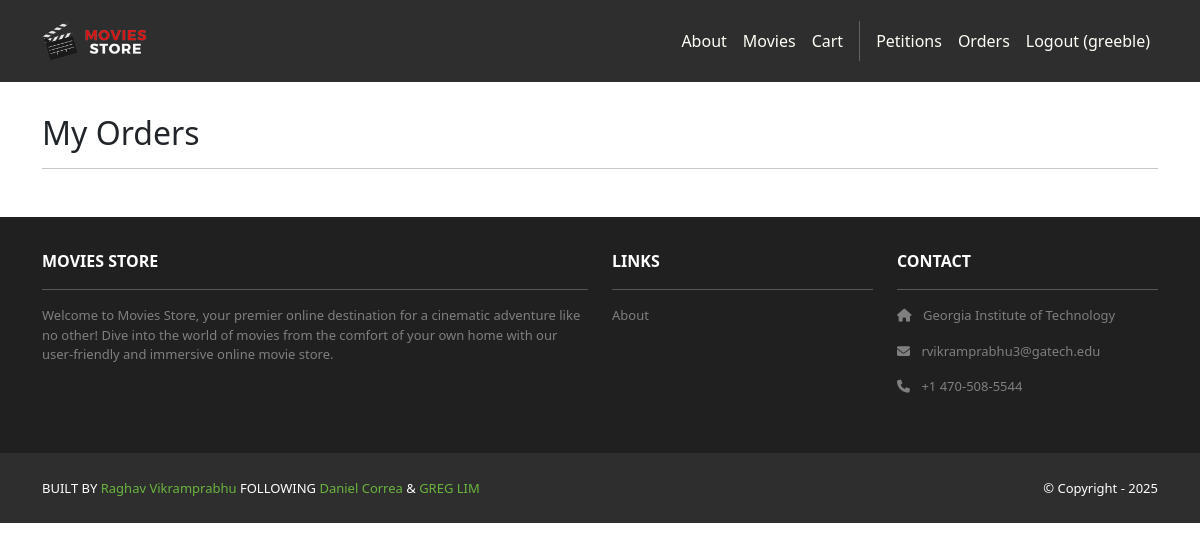
The page /accounts/orders/ (signed in) on the database as committed earlier.
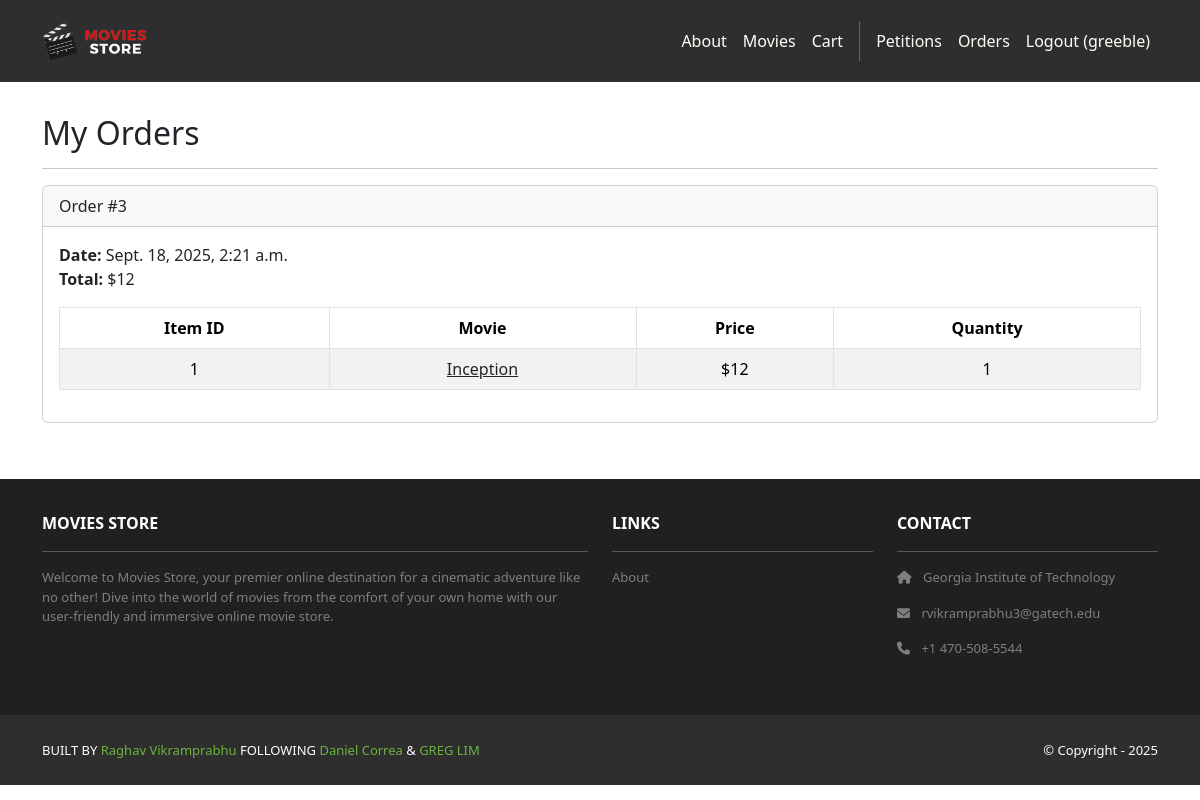
The same page on the database as committed later.
### cart/models.py (models this page shows, shortened)
class Order(models.Model):
    id = models.AutoField(primary_key=True)
    total = models.IntegerField()
    date = models.DateTimeField(auto_now_add=True)
    user = models.ForeignKey(User, on_delete=models.CASCADE)

class Item(models.Model):
    id = models.AutoField(primary_key=True)
    price = models.IntegerField()
    quantity = models.IntegerField()
    order = models.ForeignKey(Order, on_delete=models.CASCADE)
    movie = models.ForeignKey(Movie, on_delete=models.CASCADE)

### movies/models.py (models this page shows, shortened)
class Movie(models.Model):
    id = models.AutoField(primary_key=True)
    name = models.CharField(max_length=255)
    price = models.IntegerField()
    description = models.TextField()
    image = models.ImageField(upload_to='movie_images/')

### accounts/views.py (the view)
# urls.py: path('orders/', views.orders, name='accounts.orders'),
@login_required
def orders(request):
    template_data = {}
    template_data['title'] = 'Orders'
    template_data['orders'] = request.user.order_set.all()
    return render(request, 'accounts/orders.html', {'template_data': template_data})

### accounts/templates/accounts/orders.html
{% extends 'base.html' %}
{% block content %}
<div class="p-3">
  <div class="container">
    <div class="row mt-3">
      <div class="col mx-auto mb-3">
        <h2>My Orders</h2>
        <hr />
        {% for order in template_data.orders %}
        <div class="card mb-4">
          <div class="card-header">
            Order #{{ order.id }}
          </div>
          <div class="card-body">
            <b>Date:</b> {{ order.date }}<br />
            <b>Total:</b> ${{ order.total }}<br />
            <table class="table table-bordered
              table-striped text-center mt-3">
              <thead>
                <tr>
                  <th scope="col">Item ID</th>
                  <th scope="col">Movie</th>
                  <th scope="col">Price</th>
                  <th scope="col">Quantity</th>
                </tr>
              </thead>
              <tbody>
                {% for item in order.item_set.all %}
                <tr>
                  <td>{{ item.movie.id }}</td>
                  <td>
                    <a class="link-dark"
                      href="{% url 'movies.show' id=item.movie.id %}">
                      {{ item.movie.name }}
                    </a>
                  </td>
                  <td>${{ item.movie.price }}</td>
                  <td>{{ item.quantity }}</td>
                </tr>
                {% endfor %}
              </tbody>
            </table>
          </div>
        </div>
        {% endfor %}
      </div>
    </div>
  </div>
</div>
{% endblock content %}

Rows that differ between the two databases and show on the page:
added Order: id "3", date "Sept. 18, 2025, 2:21 a.m.", total "12"
added Item: movie.id "1", movie.name "Inception", movie.price "12", quantity "1"
